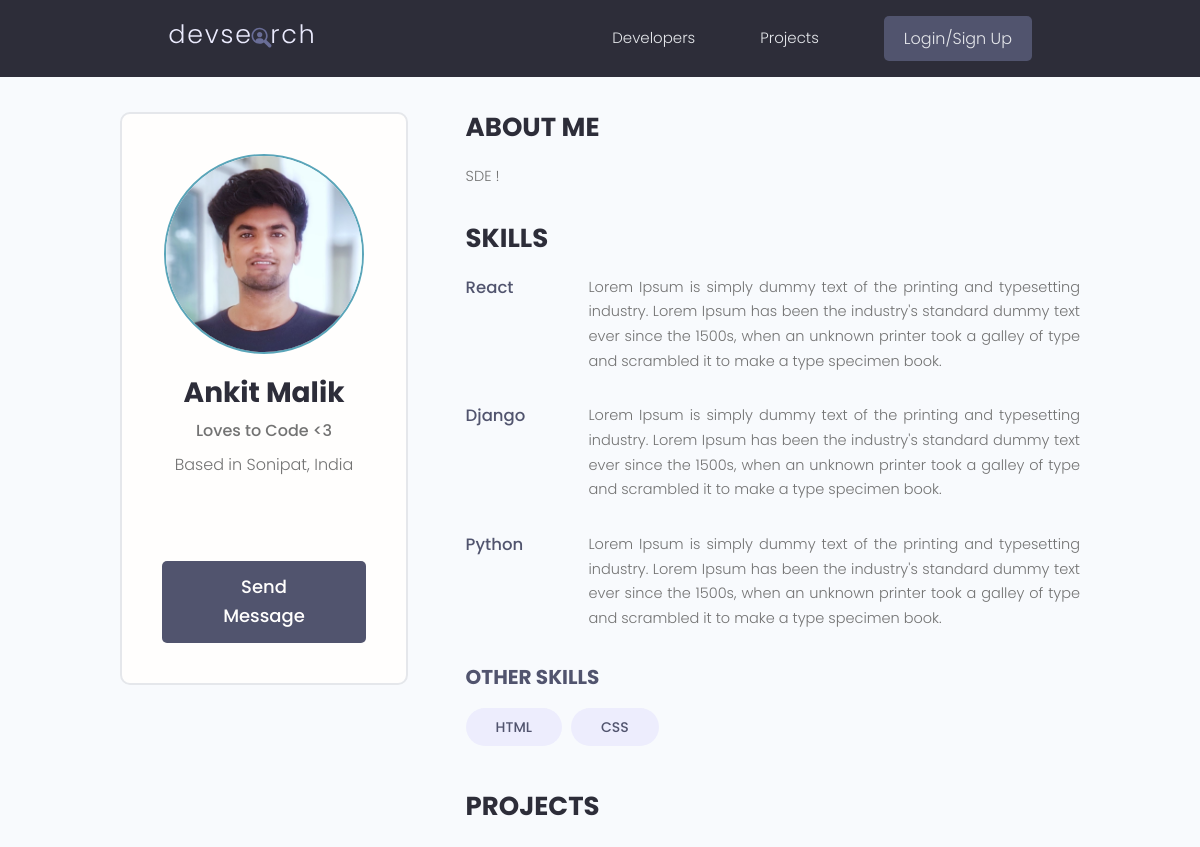
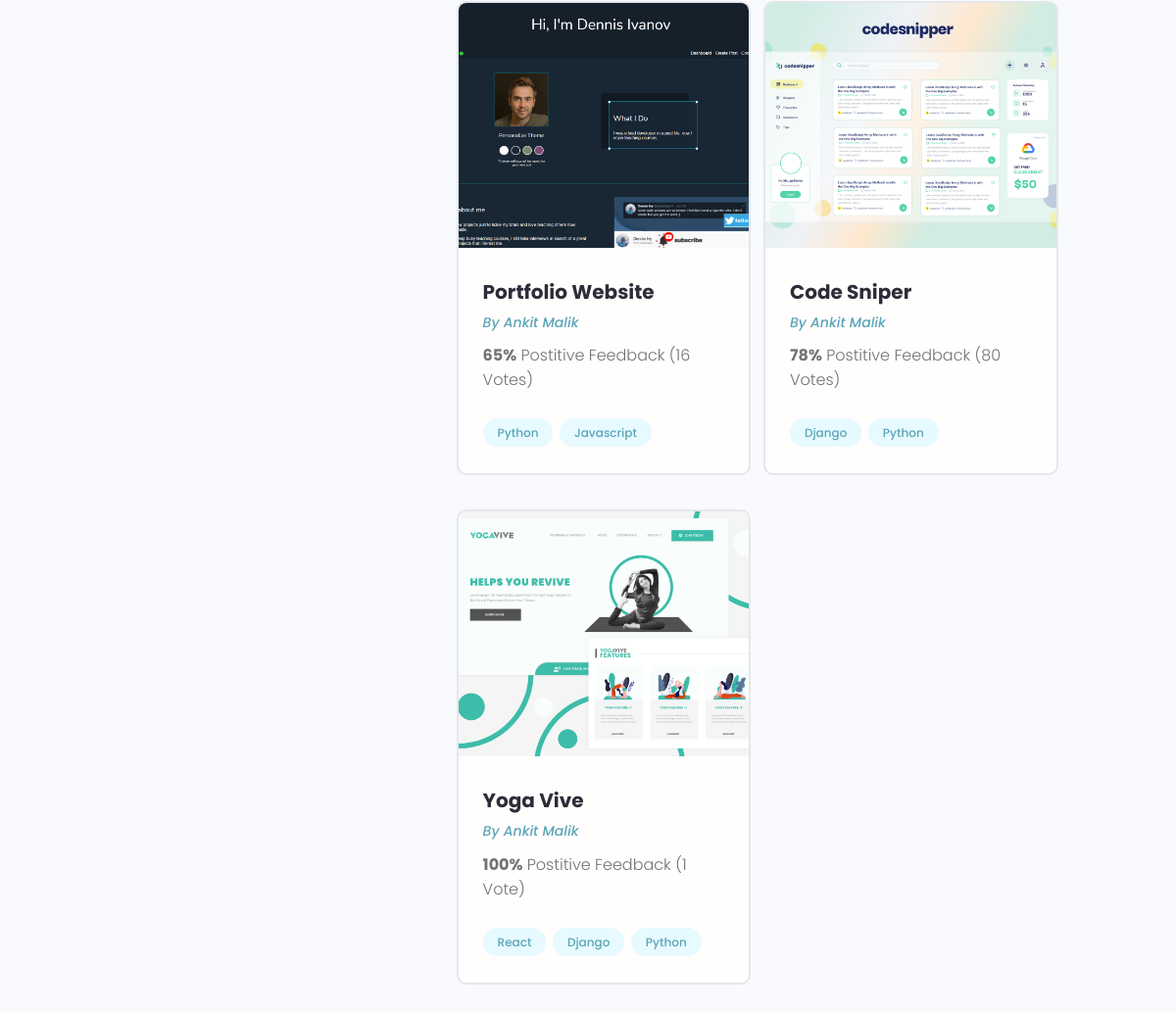
The app's page /profile/8f0b52d4-ccc3-43f5-b2bf-16ddd03361d0/ with its own data (2 pictures, top to bottom).
### users/models.py (models this page shows, shortened)
class Profile(models.Model):
    user = models.OneToOneField(User, on_delete=models.CASCADE, null=True, blank=True)
    name = models.CharField(max_length=200, blank=True, null=True)
    username = models.CharField(max_length=200, blank=True, null=True)
    location = models.CharField(max_length=200, blank=True, null=True)
    email = models.EmailField(max_length=500, blank=True, null=True)
    short_intro = models.CharField(max_length=500, blank=True, null=True)
    bio = models.TextField(blank=True, null=True)
    profile_image = models.ImageField(blank=True, null=True, upload_to = 'profiles/', default = 'profiles/user-default.png')
    social_github = models.CharField(max_length=500, blank=True, null=True)
    social_linkedin = models.CharField(max_length=500, blank=True, null=True)
    social_youtube = models.CharField(max_length=500, blank=True, null=True)
    social_twitter = models.CharField(max_length=500, blank=True, null=True)
    social_website = models.CharField(max_length=500, blank=True, null=True)
    created = models.DateTimeField(auto_now_add=True)
    id = models.UUIDField(default=uuid.uuid4, unique=True, primary_key=True, editable=False)

class Skill(models.Model):
    owner = models.ForeignKey(Profile, on_delete=CASCADE, null=True, blank=True)
    name = models.CharField(max_length=200, blank=True, null=True)
    description = models.TextField(max_length=500, blank=True, null=True)
    created = models.DateTimeField(auto_now_add=True)
    id = models.UUIDField(default=uuid.uuid4, unique=True, primary_key=True, editable=False)

### projects/models.py (models this page shows, shortened)
class Project(models.Model):
    owner = models.ForeignKey(Profile, null=True, blank = True, on_delete=models.SET_NULL)
    title = models.CharField(max_length=200)
    description = models.TextField(null=True, blank=True)
    featured_image = models.ImageField(default="default.jpg", null=True, blank=True)
    demo_link = models.CharField(max_length=2000, null=True, blank=True)
    source_link = models.CharField(max_length=2000, null=True, blank=True)
    tags = models.ManyToManyField('Tag', blank=True)
    vote_total = models.IntegerField(default=0, null=True, blank=True)
    vote_ratio = models.IntegerField(default=0, null=True, blank=True)
    created = models.DateTimeField(auto_now_add=True)
    id = models.UUIDField(default=uuid.uuid4, unique=True, primary_key=True, editable=False)

class Tag(models.Model):
    name = models.CharField(max_length=200)
    created = models.DateTimeField(auto_now_add=True)
    id = models.UUIDField(default=uuid.uuid4, unique=True, primary_key=True, editable=False)

### users/views.py (the view)
# urls.py: path('profile/<str:pk>/', views.userProfile, name="user-profile"),
def userProfile(request, pk):
    profile = Profile.objects.get(id=pk)
    topSkills = profile.skill_set.exclude(description__exact = "")
    otherSkills = profile.skill_set.filter(description__exact = "")
    return render(request, 'users/user-profile.html', {'profile':profile, 'topSkills': topSkills, 'otherSkills':otherSkills})

### users/templates/users/user-profile.html (shortened to what this page needs)
{% extends 'main.html' %}
{% block content %}
<main class="profile my-md">
    <div class="container">
      <div class="layout">
        <div class="column column--1of3">
          <div class="card text-center">
            <div class="card__body dev">
              <img class="avatar avatar--xl" src="{{profile.profile_image.url}}" />
              <h2 class="dev__name">{{profile.name}}</h2>
              <p class="dev__title">{{profile.short_intro}}</p>
              <p class="dev__location">Based in {{profile.location}}</p>
              <ul class="dev__social">
              </ul>
              <a href="#" class="btn btn--sub btn--lg">Send Message </a>
            </div>
          </div>
        </div>
        <div class="column column--2of3">
          <div class="devInfo">
            <h3 class="devInfo__title">About Me</h3>
            <p class="devInfo__about">{{profile.bio}}</p>
          </div>
          <div class="devInfo">
            <h3 class="devInfo__title">Skills</h3>
            <div class="devInfo__skills">
              {% for skill in topSkills %}
              <div class="devSkill">
                <h4 class="devSkill__title">{{skill.name}}</h4>
                <p class="devSkill__info">
                  {{skill.description}}
                </p>
              </div>
              {% endfor %}
              <h3 class="devInfo__subtitle">Other Skills</h3>
              <div class="devInfo__otherSkills">
                {% for skill in otherSkills %}
                <span class="tag tag--pill tag--sub tag--lg">
                  <small>{{skill.name}}</small>
                </span>
                {% endfor %}
              </div>
            </div>
          </div>
          <div class="devInfo">
            <h3 class="devInfo__title">Projects</h3>
            <div class="grid grid--two">
              {% for project in profile.project_set.all %}
              <div class="column">
                <div class="card project">
                  <a href="{% url 'project' project.id %}" class="project">
                    <img class="project__thumbnail" src="{{project.featured_image.url}}" alt="project thumbnail" />
                    <div class="card__body">
                      <h3 class="project__title">{{project.title}}</h3>
                      <p><a class="project__author" href="{% url 'user-profile' profile.id %}">By {{profile.name}}</a></p>
                      <p class="project--rating">
                        <span style="font-weight: bold;">{{project.vote_ratio}}%</span> Postitive
                        Feedback ({{project.vote_total}} Vote{{project.vote_total|pluralize:"s"}})
                      </p>
                      <div class="project__tags">
                        {% for tag in project.tags.all %}
                        <span class="tag tag--pill tag--main">
                          <small>{{tag.name}}</small>
                        </span>
                        {% endfor %}
                      </div>
                    </div>
                  </a>
                </div>
              </div>
              {% endfor %}
            </div>
          </div>
        </div>
      </div>
    </div>
  </main>
{% endblock content %}

### static/styles/app.css (style rules this page uses)
:root { --color-sub: #2d2d39; }
.btn--sub { background-color: var(--color-sub-light); }
.card { border: 2px solid var(--color-light); }
img { width: 100%; }
.profile .card > .dev { padding: 4rem; }
.dev__name { color: var(--color-sub); font-size: 2.8rem; font-weight: 700; margin-top: 1rem; margin-bottom: 0.5rem; }
.dev__title { font-size: 1.6rem; font-weight: 500; line-height: 1.3; }
.dev__location { margin-top: 1rem; }
.dev__social { margin: 3rem 0; list-style: none; display: flex; justify-content: center; gap: 1.5rem; }
.devInfo { margin-bottom: 3rem; }
.devInfo__title, .devInfo__subtitle { font-size: 2.6rem; color: var(--color-sub); text-transform: uppercase; font-weight: 700; margin-bottom: 1.5rem; }
.devInfo__subtitle { font-size: 2rem; color: var(--color-sub-light); }
.devInfo__about, .devSkill__info { font-size: 1.45rem; line-height: 1.7; text-align: justify; }
.devSkill { margin-bottom: 3rem; }
.devSkill__title { font-size: 1.65rem; font-weight: 500; color: var(--color-sub-light); }
@media screen and (min-width: 700px) { .devSkill { display: flex; justify-content: space-between; gap: 3rem; } }
@media screen and (min-width: 700px) { .devSkill__info { flex-basis: 80%; } }
.project__author { font-size: 1.4rem; font-style: italic; }
.project--rating { margin-bottom: 1.6em; margin-top: .5em; }
.project__thumbnail { height: 25rem; object-fit: cover; object-position: top center; }
.project__title { font-size: 2rem; font-weight: 700; color: var(--color-sub); }

### static/uikit/styles/modules/_variables.css (style rules this page uses)
:root { --color-main: #5aa5b9; --color-main-light: #e6faff; --color-sub: #3f4156; --color-sub-light: #51546e; --color-sub-lighter: #ededfd; --color-text: #737373; --color-gray: #8b8b8b; --color-light: #e5e7eb; --color-light-gray: #767676; --color-bg: #f8fafd; --color-white: #fffefd; --color-white-light: #f3f3f3; --color-success: #359e64; --color-success-bg: #def8e8; --color-error: #fc4b0b; --color-error-bg: #fff2ee; --font-base: 'Poppins', arial, helvetica, 'Segoe UI', roboto, ubuntu, sans-serif; --font-monospace: 'Fira Code', 'Courier New', courier, monospace; --font-regular: 300; --font-medium: 500; --font-bold: 700; --generic-shadow: 1px 1px 5px #00000010; --generic-transition: all 0.3s ease-in-out; }

### static/uikit/styles/modules/_base.css (style rules this page uses)
* { margin: 0; padding: 0; box-sizing: border-box; text-rendering: optimizeLegibility; color: inherit; font-size: inherit; }
html { font-size: 50%; }
@media only screen and (min-width: 480px) { html { font-size: 56.25%; } }
@media only screen and (min-width: 1200px) { html { font-size: 62.5%; } }
body { line-height: 1.6; font-weight: 400; font-size: 1.5rem; color: var(--color-text); background-color: var(--color-bg); min-height: 100vh; }

### static/uikit/styles/modules/_typography.css (style rules this page uses)
* { font-family: var(--font-base); }
h2 { font-size: 3.6rem; font-weight: var(--font-bold); }
h3 { font-size: 3.2rem; font-weight: var(--font-medium); }
h4 { font-size: 2.8rem; font-weight: var(--font-medium); }
p, span, strong { font-size: 1.6rem; color: var(--color-text); font-weight: var(--font-regular); }
a { padding-bottom: 2px; text-decoration: none; display: inline-block; color: var(--color-main); font-weight: var(--font-medium); }

### static/uikit/styles/modules/_utilities.css (style rules this page uses)
.container { width: 92%; max-width: 165rem; margin: 0 auto; box-sizing: border-box; }
@media screen and (min-width: 1000px) { .container { width: 90%; } }
@media screen and (min-width: 1200px) { .container { width: 80%; } }
.text-center { text-align: center; }
.my-md { margin: 3rem auto; }

### static/uikit/styles/modules/_avatar.css (style rules this page uses)
.avatar { border-radius: 50%; border: 2px solid var(--color-main); object-fit: cover; }
.avatar--xl { height: 20rem; width: 20rem; }

### static/uikit/styles/modules/_button.css (style rules this page uses)
.btn { display: inline-block; position: relative; cursor: pointer; background-color: var(--color-light); font-weight: var(--font-medium); color: var(--color-sub); text-decoration: none; padding: 1rem 2rem; border-radius: 0.5rem; border: none; width: -webkit-fit-content; width: -moz-fit-content; width: fit-content; height: -webkit-fit-content; height: -moz-fit-content; height: fit-content; font-size: 1.6rem; outline-width: 0; outline-color: transparent; -webkit-backface-visibility: hidden; backface-visibility: hidden; transition: all 0.3s ease-in-out; }
.btn--sub { background-color: var(--color-sub); color: var(--color-white); }
.btn--lg { font-size: 1.8rem; padding: 1.2rem 4.5rem; }

### static/uikit/styles/modules/_card.css (style rules this page uses)
.card { border-radius: 1rem; background-color: var(--color-white); border: 1.5px solid var(--color-light); width: auto; height: auto; margin-top: 0.5rem; margin-bottom: 0.5rem; overflow: hidden; }
.card__body, .card__header { padding: 2rem 2.5rem; }

### records on screen
Profile: profile_image (picture), name "Ankit Malik", short_intro "Loves to Code <3", location "Sonipat, India", bio "SDE !"
Skill: name "React", description "Lorem Ipsum is simply dummy text of the printing and typesetting industry. Lorem Ipsum has been the industry's standard dummy text ever since the 1500s, when an unknown printer took a galley of type and scrambled it to make a type specimen book."
Skill: name "Django", description "Lorem Ipsum is simply dummy text of the printing and typesetting industry. Lorem Ipsum has been the industry's standard dummy text ever since the 1500s, when an unknown printer took a galley of type and scrambled it to make a type specimen book."
Skill: name "Python", description "Lorem Ipsum is simply dummy text of the printing and typesetting industry. Lorem Ipsum has been the industry's standard dummy text ever since the 1500s, when an unknown printer took a galley of type and scrambled it to make a type specimen book."
Skill: name "HTML"
Skill: name "CSS"
Project: featured_image (picture), title "Portfolio Website", vote_ratio "65", vote_total "16"
Tag: name "Python"
Tag: name "Javascript"
Project: featured_image (picture), title "Code Sniper", vote_ratio "78", vote_total "80"
Tag: name "Django"
Project: featured_image (picture), title "Yoga Vive", vote_ratio "100", vote_total "1"
Tag: name "React"
